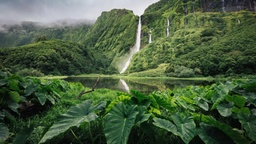
#> input picture ОСЗ/lab7/img/Nature.jpg, 256 x 144 px, shrunk from 1140 x 641 before the run
$ jupyter execute lab7.ipynb
#> lines starting #> are read from the running program, lines starting #| are printed output that depends on the picture
#### 24.11.23, &copy; Kudryavets Yehor KI-21-1, 2023

# OpenCV. Просторові методи обробки зображень. Робота з околом. Просторова фільтрація зображення (short version)

__Мета:__ знайомство з просторовими методами фільтрації зображень засобами OpenCV у середовищі Anaconda із застосуванням Jupyter Notebook засобами мови програмування Python.

# Хід Роботи

1.Реалізувати фільтр на основі ядра Гауса

[cell 1]
import numpy as np
import cv2
import matplotlib.pyplot as plt

def apply_gaussian_filter(image, sigma=1):
    kernel_size = int(6 * sigma + 1)
    if kernel_size % 2 == 0:
        kernel_size += 1
    kernel = np.fromfunction(
        lambda x, y: (1/(2*np.pi*sigma**2)) *
                     np.exp(-((x-(kernel_size-1)/2)**2 + (y-(kernel_size-1)/2)**2) / (2*sigma**2)),
        (kernel_size, kernel_size)
    )
    kernel /= np.sum(kernel)
    filtered_image = cv2.filter2D(image, -1, kernel)
    return filtered_image

original_image = cv2.imread('img/Nature.jpg')
#> original_image is the input picture: shape (144, 256, 3); mean B, G, R 64.2, 93.9, 73.9
filtered_image = apply_gaussian_filter(original_image, sigma=2)
#> in apply_gaussian_filter, `filtered_image = cv2.filter2D(image, -1, kernel)`:
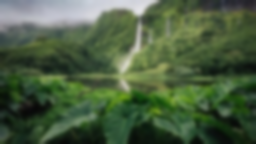
#> filtered_image: shape (144, 256, 3); mean B, G, R 64.2, 93.9, 74

plt.figure(figsize=(10, 5))
plt.subplot(1, 2, 1)
plt.imshow(cv2.cvtColor(original_image, cv2.COLOR_BGR2RGB))
plt.title('Original Image')
plt.axis('off')
plt.subplot(1, 2, 2)
plt.imshow(cv2.cvtColor(filtered_image, cv2.COLOR_BGR2RGB))
plt.title('Filtered Image')
plt.axis('off')
plt.show()

Гаусівський фільтр використовує ядро Гауса для згладжування зображення. Ядро Гауса визначає ваги, які відповідають гаусівському розподілу, і застосовуються до околів кожного пікселя на зображенні.

Формула гаусівського ядра зазвичай виглядає так:

$K(x, y) = \frac{1}{2\pi\sigma^2} \cdot e^{-\frac{x^2 + y^2}{2\sigma^2}}$

де:
- $K(x,y)$ - значення ядра в позиції $(x,y)$,
- $σ$ - стандартне відхилення гаусівського розподілу,
- $π$ - математична константа $π (pi)$,
- $e$ - число Ейлера, приблизно рівне 2.71828.

Гаусівський фільтр може бути використаний для гладкої зменшення впливу високочастотних компонентів на зображення, призводячи до згладженого ефекту. Велике значення σ призводить до більшої згладженості, а менше значення - до меншої.

2.Написати процедуру, яка б зашумлювала нормальним шумом з параметрами зображення

[cell 2]
import numpy as np
import cv2

def apply_gaussian_noise(image, mean=0, sigma=25):
#> called with mean = 0, sigma = 25
    rows, cols, channels = image.shape
#> rows = 144; cols = 256; channels = 3
    gaussian_noise = np.random.normal(mean, sigma, (rows, cols, channels))
    noisy_image = np.clip(image + gaussian_noise, 0, 255).astype(np.uint8)
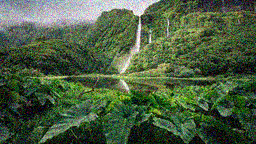
#> noisy_image: shape (144, 256, 3); mean B, G, R 64.9, 94, 74.5
    return noisy_image

original_image = cv2.imread('img/Nature.jpg')
noisy_image = apply_gaussian_noise(original_image, mean=0, sigma=25)

import matplotlib.pyplot as plt

plt.figure(figsize=(10, 5))

plt.subplot(1, 2, 1)
plt.imshow(cv2.cvtColor(original_image, cv2.COLOR_BGR2RGB))
plt.title('Original Image')
plt.axis('off')

plt.subplot(1, 2, 2)
plt.imshow(cv2.cvtColor(noisy_image, cv2.COLOR_BGR2RGB))
plt.title('Noisy Image')
plt.axis('off')

plt.show()

3.Взявши за основу власний портрет, зашумити його нормальним шумом

[cell 3]
import numpy as np
import cv2
import matplotlib.pyplot as plt

def apply_gaussian_noise(image, mean=0, sigma=30):
#> called with mean = 0, sigma = 25
    rows, cols, channels = image.shape
#> rows = 144; cols = 256; channels = 3
    gaussian_noise = np.random.normal(mean, sigma, (rows, cols, channels))
    noisy_image = np.clip(image + gaussian_noise, 0, 255).astype(np.uint8)
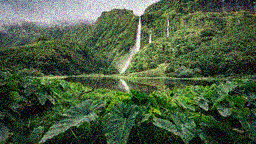
#> noisy_image: shape (144, 256, 3); mean B, G, R 65, 93.8, 74.7
    return noisy_image

original_portrait = cv2.imread('img/Nature.jpg')
noisy_portrait = apply_gaussian_noise(original_portrait, mean=0, sigma=25)

plt.figure(figsize=(15, 5))
plt.subplot(1, 2, 1)
plt.imshow(cv2.cvtColor(original_portrait, cv2.COLOR_BGR2RGB))
plt.title('Original Portrait')
plt.axis('off')

plt.subplot(1, 2, 2)
plt.imshow(cv2.cvtColor(noisy_portrait, cv2.COLOR_BGR2RGB))
plt.title('Noisy Portrait')
plt.axis('off')

plt.show()
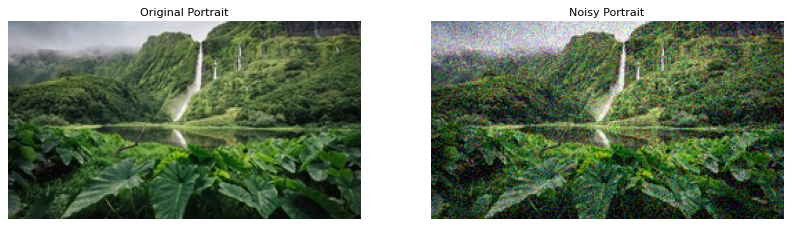
#> figure drawn by matplotlib, 2 panels

4.Реалізувати медіанний фільтр і продемонструвати послідовно роботу медіанного і гаусового фільтру, оптимально підібравши і обґрунтувавши значення параметрів.

[cell 4]
import numpy as np
import cv2
import matplotlib.pyplot as plt

def apply_median_filter(image, kernel_size=3):
#> called with kernel_size = 5
    return cv2.medianBlur(image, kernel_size)
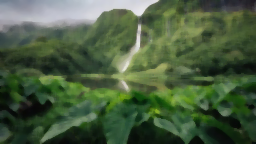
#> returned value: shape (144, 256, 3); mean of channels 0, 1, 2 63.3, 93.1, 72.9; drawn as B, G, R

def apply_gaussian_filter(image, sigma=1):
#> called with sigma = 1
    kernel_size = int(6 * sigma + 1)
    if kernel_size % 2 == 0:
        kernel_size += 1
    return cv2.GaussianBlur(image, (kernel_size, kernel_size), sigma)
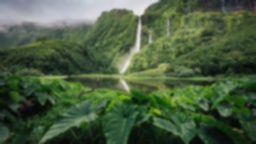
#> returned value: shape (144, 256, 3); mean of channels 0, 1, 2 64.2, 93.9, 74; drawn as B, G, R

original_portrait = cv2.imread('img/Nature.jpg')
median_filtered_portrait = apply_median_filter(original_portrait, kernel_size=5)
gaussian_filtered_portrait = apply_gaussian_filter(original_portrait, sigma=1)

plt.figure(figsize=(15, 5))

plt.subplot(1, 3, 1)
plt.imshow(cv2.cvtColor(original_portrait, cv2.COLOR_BGR2RGB))
plt.title('Original Portrait')
plt.axis('off')

plt.subplot(1, 3, 2)
plt.imshow(cv2.cvtColor(median_filtered_portrait, cv2.COLOR_BGR2RGB))
plt.title('Median Filter')
plt.axis('off')

plt.subplot(1, 3, 3)
plt.imshow(cv2.cvtColor(gaussian_filtered_portrait, cv2.COLOR_BGR2RGB))
plt.title('Gaussian Filter')
plt.axis('off')

plt.show()
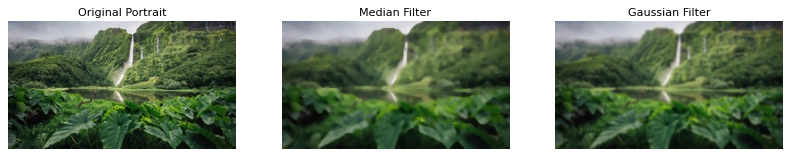
#> figure drawn by matplotlib, 3 panels

5.Реалізувати двосторонній фільтр

[cell 5]
import cv2
import numpy as np
import matplotlib.pyplot as plt

def apply_bilateral_filter(image, spatial_sigma=75, intensity_sigma=75):
#> called with spatial_sigma = 75, intensity_sigma = 75
    bilateral_filtered_image = cv2.bilateralFilter(image, d=0, sigmaColor=intensity_sigma, sigmaSpace=spatial_sigma)
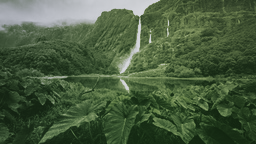
#> bilateral_filtered_image: shape (144, 256, 3); mean B, G, R 63.4, 92.8, 72.7
    return bilateral_filtered_image

original_portrait = cv2.imread('img/Nature.jpg')

if original_portrait is None:
    print("Error: Could not load the image.")
else:
    bilateral_filtered_portrait = apply_bilateral_filter(original_portrait, spatial_sigma=75, intensity_sigma=75)

plt.figure(figsize=(10, 5))
plt.subplot(1, 2, 1)
plt.imshow(cv2.cvtColor(original_portrait, cv2.COLOR_BGR2RGB))
plt.title('Original Portrait')
plt.axis('off')
plt.subplot(1, 2, 2)
plt.imshow(cv2.cvtColor(bilateral_filtered_portrait, cv2.COLOR_BGR2RGB))
plt.title('Bilateral Filter')
plt.axis('off')
plt.show()
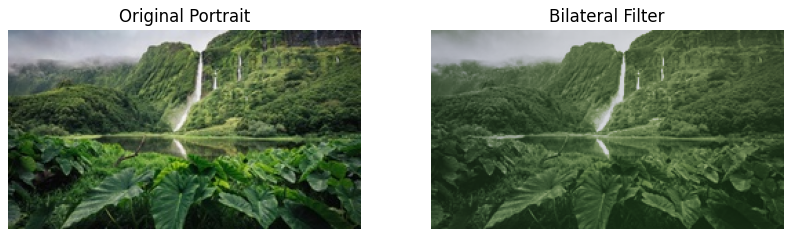
#> figure drawn by matplotlib, 2 panels

Двосторонній фільтр - це метод обробки зображень, який використовує інформацію як з локального, так і з глобального оточення кожного пікселя для зменшення впливу шуму та покращення контрасту зображення.
Градаційне перетворення вводить плавні переходи між значеннями пікселів, забезпечуючи плавніше згладжування та зменшуючи вплив різких перепадів яскравості. Формула градаційного перетворення може виглядати наступним чином:

$I_{\text{вихід}}(x, y) = a \cdot I_{\text{вхід}}(x, y) + b$

де $I_{\text{вихід}}(x, y)$ - це значення пікселя вхідного зображення у позначеному пікселі
(x,y),  $I_{\text{вхід}}(x, y)$ - значення пікселя вихідного зображення, a та b - параметри градаційного перетворення.

Ця формула дає можливість регулювати яскравість та контраст зображення шляхом зміни значень параметрів
a та b. Часто це використовується у фільтрах для покращення якості зображень та виділення деяких деталей.

6.Написати процедуру, до складу якої б входили всі низькочастотні фільтри, які досліджуються в цій лабораторній роботі, а вибір потрібного задавався відповідним вхідним параметром.

[cell 6]
import cv2
import matplotlib.pyplot as plt

def apply_gaussian_filter(image, sigma=1):
#> called with sigma = 3
    kernel_size = int(6 * sigma + 1)
    if kernel_size % 2 == 0:
        kernel_size += 1
    return cv2.GaussianBlur(image, (kernel_size, kernel_size), sigma)

def apply_median_filter(image, kernel_size=5):
    return cv2.medianBlur(image, kernel_size)

def apply_bilateral_filter(image):
    return cv2.bilateralFilter(image, d=0, sigmaColor=75, sigmaSpace=75)

def apply_low_pass_filters(image):
    gaussian_filtered_image = apply_gaussian_filter(image, sigma=3)

    median_filtered_image = apply_median_filter(image, kernel_size=5)

    bilateral_filtered_image = apply_bilateral_filter(image)

    return gaussian_filtered_image, median_filtered_image, bilateral_filtered_image

portrait_image = cv2.imread('img/Nature.jpg')

gaussian_filtered_portrait, median_filtered_portrait, bilateral_filtered_portrait = apply_low_pass_filters(portrait_image)

plt.figure(figsize=(15, 5))

plt.subplot(1, 4, 1)
plt.imshow(cv2.cvtColor(portrait_image, cv2.COLOR_BGR2RGB))
plt.title('Original Portrait')
plt.axis('off')

plt.subplot(1, 4, 2)
plt.imshow(cv2.cvtColor(gaussian_filtered_portrait, cv2.COLOR_BGR2RGB))
plt.title('Gaussian Filter')
plt.axis('off')

plt.subplot(1, 4, 3)
plt.imshow(cv2.cvtColor(median_filtered_portrait, cv2.COLOR_BGR2RGB))
plt.title('Median Filter')
plt.axis('off')

plt.subplot(1, 4, 4)
plt.imshow(cv2.cvtColor(bilateral_filtered_portrait, cv2.COLOR_BGR2RGB))
plt.title('Bilateral Filter')
plt.axis('off')

plt.show()
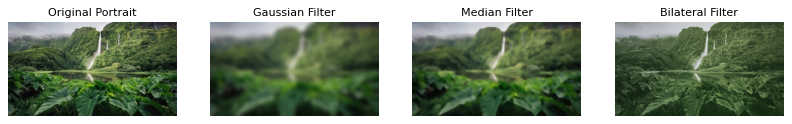
#> figure drawn by matplotlib, 4 panels
